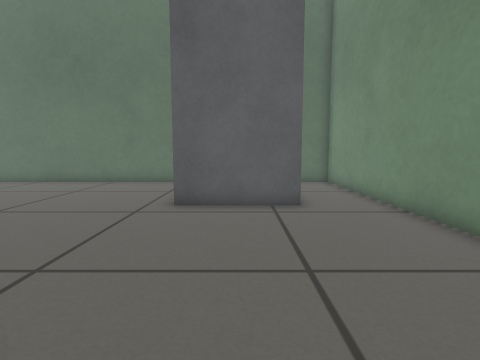
View 1 (above)

12 first-person views from a walk through a world built for the Gazebo simulator. The camera is 0.44 m above the floor, tilts 6° down and sees 80° across. The floor is counted in squares, 0.25 m on a side. Each view is taken from the middle of a square. On the plan, view 1 faces up. The plan holds only what a view shows up to about 15 squares ahead; the rest is blank.

View 2
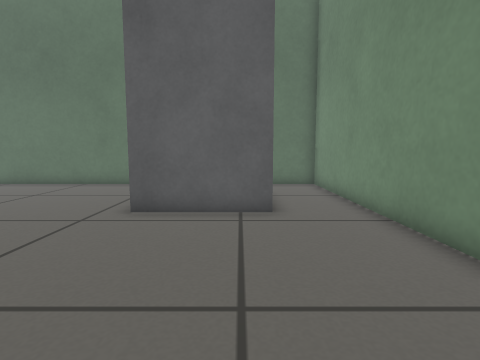

View 3
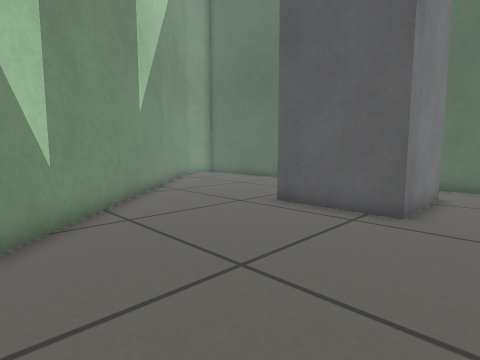

View 4
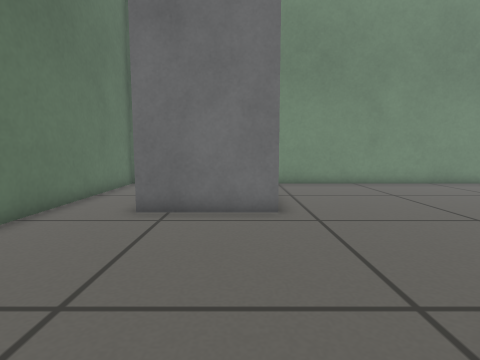

View 5
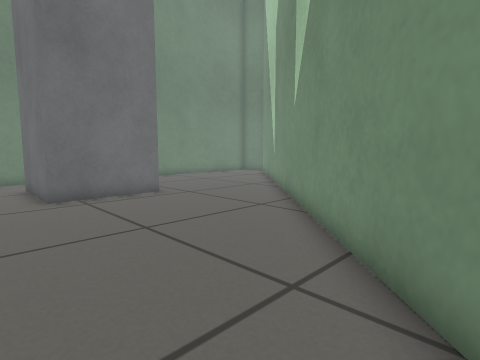

View 6
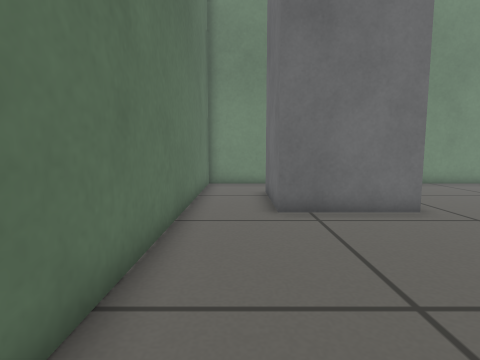

View 7
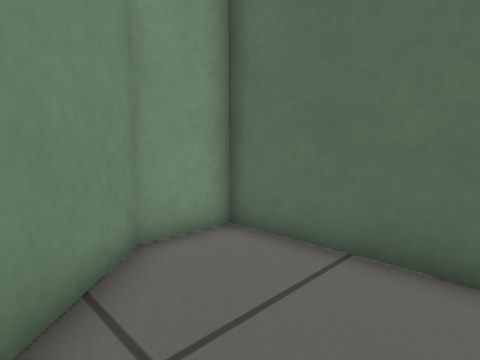

View 8
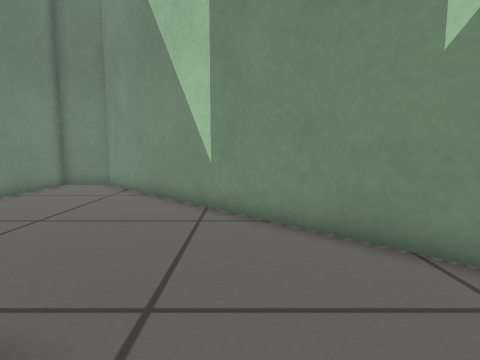

View 9
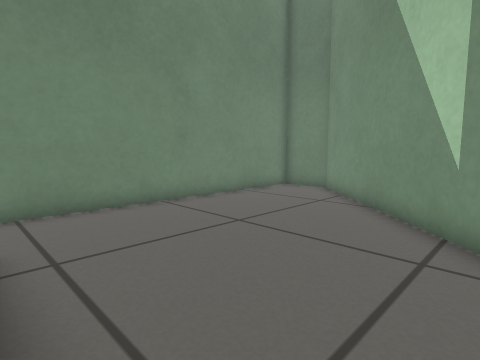

View 10
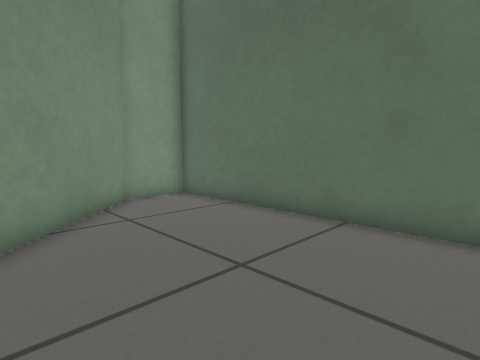

View 11
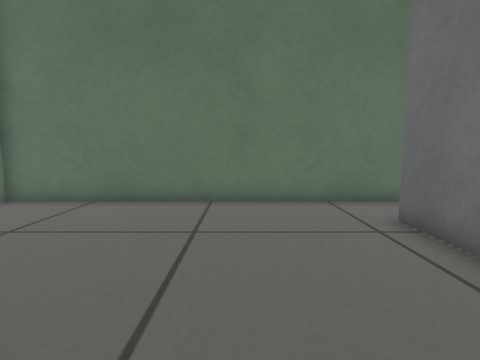

View 12
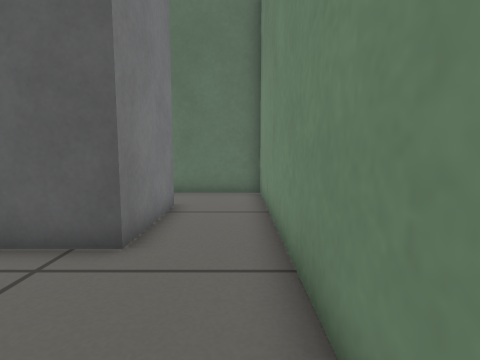

### Floor plan
Key: @ floor where view 1 was taken; # wall or solid block; . floor; P grey post.
Columns run from 14 left of view 1 to 5 right of it. Each row starts with its distance up from view 1.
 16 ####################
 15 #..................#
 14 #..................#
 13 #...........PPPPP..#
 12 ##..........P   P..#
 11  ##.........P   P..#
 10   ##........P   P..#
  9    ##.......PPPPP..#
  8     ##.............#
  7      ##............#
  6       ##...........#
  5        ##..........#
  4         ##.........#
  3          ##........#
  2           ##.......#
  1            ##......#
  0             ##@....#
 -1              ##....#
 -2               ##...#
 -3                #####

Positions as (right, up) in squares from view 1, and headings:
1: (0, 0), facing up
2: (1, 1), facing up
3: (4, 1), facing up-left
4: (-10, 10), facing right
5: (-13, 15), facing down-right
6: (-10, 14), facing right
7: (-9, 11), facing up-left
8: (-4, 11), facing down
9: (-4, 9), facing down-right
10: (-4, 9), facing up-left
11: (-6, 6), facing up
12: (4, 4), facing up
